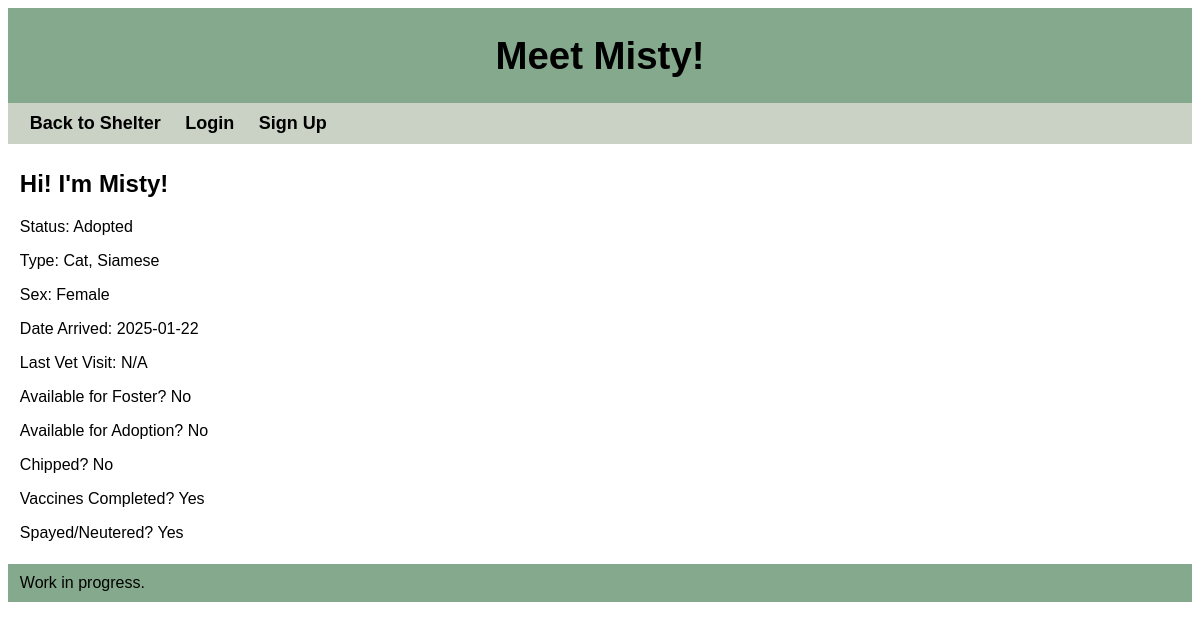
The page /animal/2 on the database its author committed.
### tables this page shows
CREATE TABLE Animal (
        animal_id INTEGER PRIMARY KEY AUTOINCREMENT,
        shelter_id INTEGER,
        name TEXT NOT NULL,
        type TEXT NOT NULL,
        breed TEXT NOT NULL,
        sex TEXT NOT NULL,
        foster INTEGER NOT NULL,
        adopt INTEGER NOT NULL,
        status TEXT NOT NULL,
        date_time_arrived TEXT NOT NULL,
        chipped BOOLEAN NOT NULL,
        date_last_vet_visit TEXT NOT NULL,
        vaccines BOOLEAN NOT NULL,
        spayed_neutered BOOLEAN NOT NULL,
        FOREIGN KEY (shelter_id) REFERENCES Shelter(shelter_id)
    );

### app/api.py (the view)
@app.route("/animal/<int:animalID>", methods = ['GET'])
def index_by_id(animalID = 0):
    conn = sqlite3.connect(DATABASE)
    conn.row_factory = sqlite3.Row
    cursor = conn.cursor()
    animal = cursor.execute(('SELECT name, type, status, shelter_id, breed, animal_id, sex, date_time_arrived, vaccines, spayed_neutered FROM Animal WHERE animal_id = ?'), (animalID,)).fetchone()
    conn.close()
    if not animal:
       return "Animal not found."
    return render_template("animal.html", animal=animal)

### app/api.py (called while the page is built, shortened)
@app.before_request
def auto_logout():
    if not current_user.is_authenticated:
        return

### app/templates/animal.html (shortened to what this page needs)
<!doctype html>
<html>
<head>
    <link rel="stylesheet" type="text/css" href="{{ url_for('static', filename='style.css') }}">
</head>
<body>
    <div id="container">
        <header>
            <h1>Meet {{ animal['name'] }}!</h1>
        </header>
        <nav id="navbar">
            <a href="/home/{{ animal['shelter_id'] }}">Back to Shelter</a>
            {% if current_user.is_authenticated %}
                <a href="{{ url_for('logout') }}" class="nav-button">Logout</a>
            {% else %}
                <a href="/login.html" class="nav-button">Login</a>
                <a href="/signup.html" class="nav-button">Sign Up</a>
            {% endif %}
        </nav>
        <main>
            {% if animal %}
                <div id="animal-info">
                    <h2>Hi! I'm {{ animal['name'] }}!</h2>
                    <p>Status: {{ animal['status'] }}</p>
                    <p>Type: {{ animal['type'] }}, {{ animal['breed'] }}</p>
                    <p>Sex: {{ animal['sex'] }}</p>
                    <p>Date Arrived: {{ animal['date_time_arrived'] }}</p>
                    <p>Last Vet Visit: {{ animal['date_last_vet_visit'] or 'N/A' }}</p>
                    <p>Available for Foster? {% if animal['foster'] == 0 %}Yes{% else %}No{% endif %}</p>
                    <p>Available for Adoption? {% if animal['adopt'] == 0 %}Yes{% else %}No{% endif %}</p>
                    <p>Chipped? {% if animal['chipped'] == 0 %}Yes{% else %}No{% endif %}</p>
                    <p>Vaccines Completed? {% if animal['vaccines'] == 1 %}Yes{% else %}No{% endif %}</p>
                    <p>Spayed/Neutered? {% if animal['spayed_neutered'] == 1 %}Yes{% else %}No{% endif %}</p>
                </div>
            {% endif %}
        </main>
        <footer>Work in progress.</footer>
    </div>
</body>
</html>

### app/static/style.css (style rules this page uses)
header { font-size: larger; background-color: #84a98c; align-content:center; text-align: center; font-family: 'Franklin Gothic Medium', 'Arial Narrow', Arial, sans-serif; }
nav { background-color: #cad2c5; padding: 10px 1%; font-family: Arial, Helvetica, sans-serif; }
nav a { font-weight: bold; font-size: large; text-decoration: none; padding: 10px; color: black; }
main { padding: 0.5% 1%; font-family: Arial, Helvetica, sans-serif; }
footer { background-color: #84a98c; padding: 10px 1%; font-family: 'Franklin Gothic Medium', 'Arial Narrow', Arial, sans-serif; }

### rows shown on the page
Animal: name "Misty", status "Adopted", type "Cat", breed "Siamese", sex "Female", date_time_arrived "2025-01-22"

### other values the page prints
{{ animal['date_last_vet_visit'] or 'N/A' }} "N/A"
